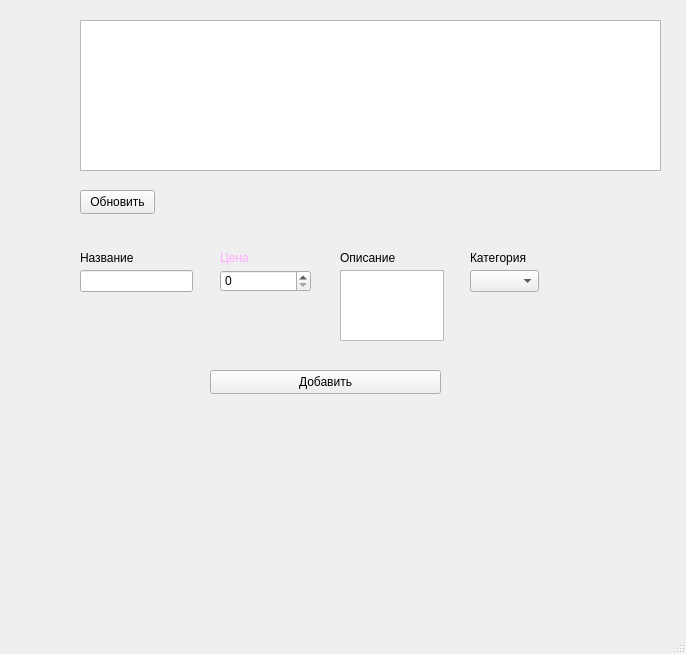
<?xml version="1.0" encoding="UTF-8"?>
<ui version="4.0">
 <class>MainWindow</class>
 <widget class="QMainWindow" name="MainWindow">
  <property name="geometry">
   <rect>
    <x>0</x>
    <y>0</y>
    <width>686</width>
    <height>654</height>
   </rect>
  </property>
  <property name="windowTitle">
   <string>MainWindow</string>
  </property>
  <widget class="QWidget" name="centralwidget">
   <widget class="QTableView" name="tableView">
    <property name="geometry">
     <rect>
      <x>80</x>
      <y>20</y>
      <width>581</width>
      <height>151</height>
     </rect>
    </property>
   </widget>
   <widget class="QPushButton" name="Update_pushButton">
    <property name="geometry">
     <rect>
      <x>80</x>
      <y>190</y>
      <width>75</width>
      <height>24</height>
     </rect>
    </property>
    <property name="text">
     <string>Обновить</string>
    </property>
   </widget>
   <widget class="QLineEdit" name="Name_lineEdit">
    <property name="geometry">
     <rect>
      <x>80</x>
      <y>270</y>
      <width>113</width>
      <height>22</height>
     </rect>
    </property>
   </widget>
   <widget class="QSpinBox" name="Price_spinBox">
    <property name="geometry">
     <rect>
      <x>220</x>
      <y>270</y>
      <width>91</width>
      <height>22</height>
     </rect>
    </property>
   </widget>
   <widget class="QTextEdit" name="Description_textEdit">
    <property name="geometry">
     <rect>
      <x>340</x>
      <y>270</y>
      <width>104</width>
      <height>71</height>
     </rect>
    </property>
   </widget>
   <widget class="QLabel" name="label">
    <property name="geometry">
     <rect>
      <x>80</x>
      <y>250</y>
      <width>61</width>
      <height>16</height>
     </rect>
    </property>
    <property name="text">
     <string>Название</string>
    </property>
   </widget>
   <widget class="QLabel" name="label_2">
    <property name="geometry">
     <rect>
      <x>220</x>
      <y>250</y>
      <width>61</width>
      <height>16</height>
     </rect>
    </property>
    <property name="styleSheet">
     <string notr="true">*{
color:rgb(255, 170, 255)}</string>
    </property>
    <property name="text">
     <string>Цена</string>
    </property>
   </widget>
   <widget class="QLabel" name="label_3">
    <property name="geometry">
     <rect>
      <x>340</x>
      <y>250</y>
      <width>61</width>
      <height>16</height>
     </rect>
    </property>
    <property name="text">
     <string>Описание</string>
    </property>
   </widget>
   <widget class="QLabel" name="label_4">
    <property name="geometry">
     <rect>
      <x>470</x>
      <y>250</y>
      <width>61</width>
      <height>16</height>
     </rect>
    </property>
    <property name="text">
     <string>Категория</string>
    </property>
   </widget>
   <widget class="QComboBox" name="Category_comboBox">
    <property name="geometry">
     <rect>
      <x>470</x>
      <y>270</y>
      <width>69</width>
      <height>22</height>
     </rect>
    </property>
   </widget>
   <widget class="QPushButton" name="Add_pushButton">
    <property name="geometry">
     <rect>
      <x>210</x>
      <y>370</y>
      <width>231</width>
      <height>24</height>
     </rect>
    </property>
    <property name="text">
     <string>Добавить</string>
    </property>
   </widget>
  </widget>
  <widget class="QMenuBar" name="menubar">
   <property name="geometry">
    <rect>
     <x>0</x>
     <y>0</y>
     <width>686</width>
     <height>22</height>
    </rect>
   </property>
  </widget>
  <widget class="QStatusBar" name="statusbar"/>
 </widget>
 <resources/>
 <connections/>
</ui>
